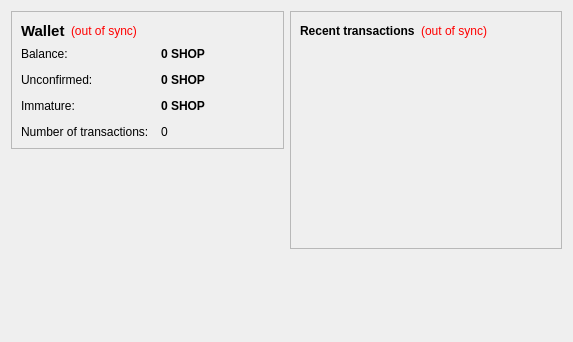
<?xml version="1.0" encoding="UTF-8"?>
<ui version="4.0">
 <class>OverviewPage</class>
 <widget class="QWidget" name="OverviewPage">
  <property name="geometry">
   <rect>
    <x>0</x>
    <y>0</y>
    <width>573</width>
    <height>342</height>
   </rect>
  </property>
  <property name="windowTitle">
   <string>Form</string>
  </property>
  <layout class="QHBoxLayout" name="horizontalLayout" stretch="1,1">
   <item>
    <layout class="QVBoxLayout" name="verticalLayout_2">
     <item>
      <widget class="QFrame" name="frame">
       <property name="frameShape">
        <enum>QFrame::StyledPanel</enum>
       </property>
       <property name="frameShadow">
        <enum>QFrame::Raised</enum>
       </property>
       <layout class="QVBoxLayout" name="verticalLayout_4">
        <item>
         <layout class="QHBoxLayout" name="horizontalLayout_4">
          <item>
           <widget class="QLabel" name="label_5">
            <property name="font">
             <font>
              <pointsize>11</pointsize>
              <weight>75</weight>
              <bold>true</bold>
             </font>
            </property>
            <property name="text">
             <string>Wallet</string>
            </property>
           </widget>
          </item>
          <item>
           <widget class="QLabel" name="labelWalletStatus">
            <property name="toolTip">
             <string>The displayed information may be out of date. Your wallet automatically synchronizes with the ShopCoin network after a connection is established, but this process has not completed yet.</string>
            </property>
            <property name="styleSheet">
             <string notr="true">QLabel { color: red; }</string>
            </property>
            <property name="text">
             <string notr="true">(out of sync)</string>
            </property>
            <property name="alignment">
             <set>Qt::AlignLeading|Qt::AlignLeft|Qt::AlignVCenter</set>
            </property>
           </widget>
          </item>
          <item>
           <spacer name="horizontalSpacer_2">
            <property name="orientation">
             <enum>Qt::Horizontal</enum>
            </property>
            <property name="sizeHint" stdset="0">
             <size>
              <width>40</width>
              <height>20</height>
             </size>
            </property>
           </spacer>
          </item>
         </layout>
        </item>
        <item>
         <layout class="QFormLayout" name="formLayout_2">
          <property name="fieldGrowthPolicy">
           <enum>QFormLayout::AllNonFixedFieldsGrow</enum>
          </property>
          <property name="horizontalSpacing">
           <number>12</number>
          </property>
          <property name="verticalSpacing">
           <number>12</number>
          </property>
          <item row="0" column="0">
           <widget class="QLabel" name="label">
            <property name="text">
             <string>Balance:</string>
            </property>
           </widget>
          </item>
          <item row="0" column="1">
           <widget class="QLabel" name="labelBalance">
            <property name="font">
             <font>
              <weight>75</weight>
              <bold>true</bold>
             </font>
            </property>
            <property name="cursor">
             <cursorShape>IBeamCursor</cursorShape>
            </property>
            <property name="toolTip">
             <string>Your current balance</string>
            </property>
            <property name="text">
             <string notr="true">0 SHOP</string>
            </property>
            <property name="textInteractionFlags">
             <set>Qt::LinksAccessibleByMouse|Qt::TextSelectableByKeyboard|Qt::TextSelectableByMouse</set>
            </property>
           </widget>
          </item>
          <item row="1" column="0">
           <widget class="QLabel" name="label_3">
            <property name="text">
             <string>Unconfirmed:</string>
            </property>
           </widget>
          </item>
          <item row="1" column="1">
           <widget class="QLabel" name="labelUnconfirmed">
            <property name="font">
             <font>
              <weight>75</weight>
              <bold>true</bold>
             </font>
            </property>
            <property name="cursor">
             <cursorShape>IBeamCursor</cursorShape>
            </property>
            <property name="toolTip">
             <string>Total of transactions that have yet to be confirmed, and do not yet count toward the current balance</string>
            </property>
            <property name="text">
             <string notr="true">0 SHOP</string>
            </property>
            <property name="textInteractionFlags">
             <set>Qt::LinksAccessibleByMouse|Qt::TextSelectableByKeyboard|Qt::TextSelectableByMouse</set>
            </property>
           </widget>
          </item>
          <item row="3" column="0">
           <widget class="QLabel" name="label_2">
            <property name="text">
             <string>Number of transactions:</string>
            </property>
           </widget>
          </item>
          <item row="3" column="1">
           <widget class="QLabel" name="labelNumTransactions">
            <property name="toolTip">
             <string>Total number of transactions in wallet</string>
            </property>
            <property name="text">
             <string notr="true">0</string>
            </property>
           </widget>
          </item>
          <item row="2" column="0">
           <widget class="QLabel" name="labelImmatureText">
            <property name="text">
             <string>Immature:</string>
            </property>
           </widget>
          </item>
          <item row="2" column="1">
           <widget class="QLabel" name="labelImmature">
            <property name="font">
             <font>
              <weight>75</weight>
              <bold>true</bold>
             </font>
            </property>
            <property name="toolTip">
             <string>Mined balance that has not yet matured</string>
            </property>
            <property name="text">
             <string notr="true">0 SHOP</string>
            </property>
            <property name="textInteractionFlags">
             <set>Qt::LinksAccessibleByMouse|Qt::TextSelectableByKeyboard|Qt::TextSelectableByMouse</set>
            </property>
           </widget>
          </item>
         </layout>
        </item>
       </layout>
      </widget>
     </item>
     <item>
      <spacer name="verticalSpacer">
       <property name="orientation">
        <enum>Qt::Vertical</enum>
       </property>
       <property name="sizeHint" stdset="0">
        <size>
         <width>20</width>
         <height>40</height>
        </size>
       </property>
      </spacer>
     </item>
    </layout>
   </item>
   <item>
    <layout class="QVBoxLayout" name="verticalLayout_3">
     <item>
      <widget class="QFrame" name="frame_2">
       <property name="frameShape">
        <enum>QFrame::StyledPanel</enum>
       </property>
       <property name="frameShadow">
        <enum>QFrame::Raised</enum>
       </property>
       <layout class="QVBoxLayout" name="verticalLayout">
        <item>
         <layout class="QHBoxLayout" name="horizontalLayout_2">
          <item>
           <widget class="QLabel" name="label_4">
            <property name="text">
             <string>&lt;b&gt;Recent transactions&lt;/b&gt;</string>
            </property>
           </widget>
          </item>
          <item>
           <widget class="QLabel" name="labelTransactionsStatus">
            <property name="toolTip">
             <string>The displayed information may be out of date. Your wallet automatically synchronizes with the ShopCoin network after a connection is established, but this process has not completed yet.</string>
            </property>
            <property name="styleSheet">
             <string notr="true">QLabel { color: red; }</string>
            </property>
            <property name="text">
             <string notr="true">(out of sync)</string>
            </property>
            <property name="alignment">
             <set>Qt::AlignRight|Qt::AlignTrailing|Qt::AlignVCenter</set>
            </property>
           </widget>
          </item>
          <item>
           <spacer name="horizontalSpacer">
            <property name="orientation">
             <enum>Qt::Horizontal</enum>
            </property>
            <property name="sizeHint" stdset="0">
             <size>
              <width>40</width>
              <height>20</height>
             </size>
            </property>
           </spacer>
          </item>
         </layout>
        </item>
        <item>
         <widget class="QListView" name="listTransactions">
          <property name="styleSheet">
           <string notr="true">QListView { background: transparent; }</string>
          </property>
          <property name="frameShape">
           <enum>QFrame::NoFrame</enum>
          </property>
          <property name="verticalScrollBarPolicy">
           <enum>Qt::ScrollBarAlwaysOff</enum>
          </property>
          <property name="horizontalScrollBarPolicy">
           <enum>Qt::ScrollBarAlwaysOff</enum>
          </property>
          <property name="selectionMode">
           <enum>QAbstractItemView::NoSelection</enum>
          </property>
         </widget>
        </item>
       </layout>
      </widget>
     </item>
     <item>
      <spacer name="verticalSpacer_2">
       <property name="orientation">
        <enum>Qt::Vertical</enum>
       </property>
       <property name="sizeHint" stdset="0">
        <size>
         <width>20</width>
         <height>40</height>
        </size>
       </property>
      </spacer>
     </item>
    </layout>
   </item>
  </layout>
 </widget>
 <resources/>
 <connections/>
</ui>
